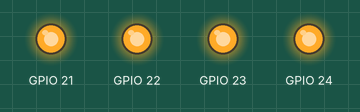
A program run on a simulated Raspberry Pi (BCM pin numbers). Parts: output pins drawn as LEDs (lit = HIGH).

Above: at 2.5 s.
At 7.5 s:
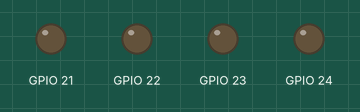
Timing chart, 0 to 13.0 s (numbered marks = the images above):
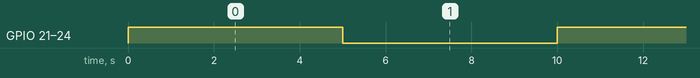

The program:

relay-for-sleep.py
```python
#!/usr/bin/python
import RPi.GPIO as GPIO
from time import sleep

# The script as below using BCM GPIO 00..nn numbers
GPIO.setmode(GPIO.BCM)

# Set relay pins as output
GPIO.setup(21, GPIO.OUT)
GPIO.setup(22, GPIO.OUT)
GPIO.setup(23, GPIO.OUT)
GPIO.setup(24, GPIO.OUT)

while (True):

    # Turn all relays ON
    GPIO.output(21, GPIO.HIGH)
    GPIO.output(22, GPIO.HIGH)
    GPIO.output(23, GPIO.HIGH)
    GPIO.output(24, GPIO.HIGH)
    # Sleep for 5 seconds
    sleep(5)
    # Turn all relays OFF
    GPIO.output(21, GPIO.LOW)
    GPIO.output(22, GPIO.LOW)
    GPIO.output(23, GPIO.LOW)
    GPIO.output(24, GPIO.LOW)
    # Sleep for 5 seconds
    sleep(5)
```

Measured:
- by itself, GPIO 21–24: alternates HIGH for 5.0 s and LOW for 5.0 s
